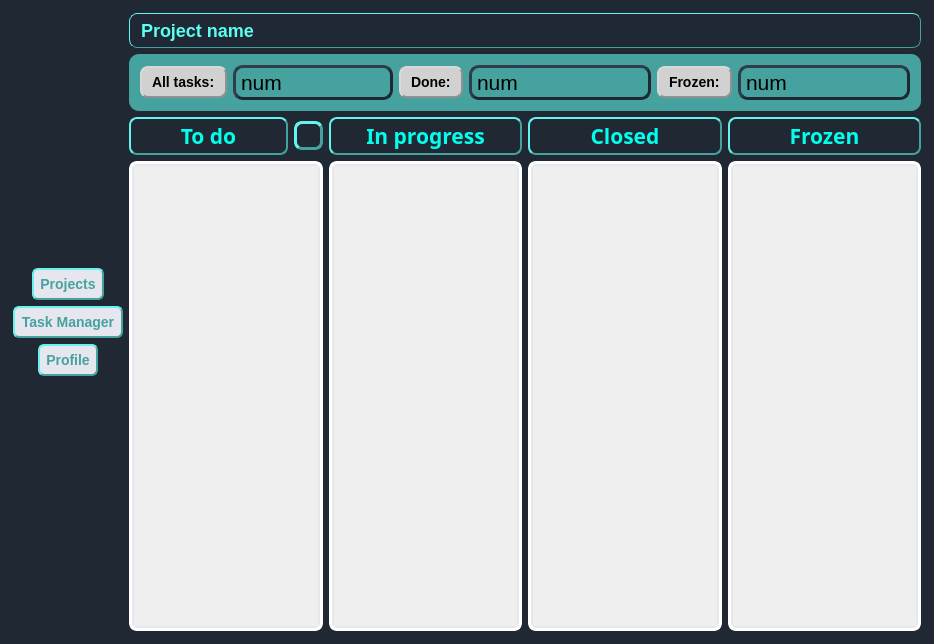
<?xml version="1.0" encoding="UTF-8"?>
<ui version="4.0">
 <class>Frame</class>
 <widget class="QFrame" name="Frame">
  <property name="enabled">
   <bool>true</bool>
  </property>
  <property name="geometry">
   <rect>
    <x>0</x>
    <y>0</y>
    <width>934</width>
    <height>644</height>
   </rect>
  </property>
  <property name="sizePolicy">
   <sizepolicy hsizetype="Expanding" vsizetype="Expanding">
    <horstretch>0</horstretch>
    <verstretch>0</verstretch>
   </sizepolicy>
  </property>
  <property name="font">
   <font>
    <family>.SF Soft Numeric</family>
    <pointsize>19</pointsize>
    <weight>75</weight>
    <italic>false</italic>
    <bold>true</bold>
   </font>
  </property>
  <property name="mouseTracking">
   <bool>false</bool>
  </property>
  <property name="windowTitle">
   <string extracomment=" ">Frame</string>
  </property>
  <property name="autoFillBackground">
   <bool>false</bool>
  </property>
  <property name="styleSheet">
   <string notr="true">QFrame{
    border: 2px;
    border-radius: 4px;
    padding: 2px;
    background-color: #1F2833;
}</string>
  </property>
  <property name="frameShape">
   <enum>QFrame::StyledPanel</enum>
  </property>
  <property name="frameShadow">
   <enum>QFrame::Raised</enum>
  </property>
  <layout class="QHBoxLayout" name="horizontalLayout_9">
   <item>
    <layout class="QVBoxLayout" name="verticalLayout_6">
     <property name="sizeConstraint">
      <enum>QLayout::SetNoConstraint</enum>
     </property>
     <item>
      <spacer name="verticalSpacer">
       <property name="orientation">
        <enum>Qt::Vertical</enum>
       </property>
       <property name="sizeHint" stdset="0">
        <size>
         <width>20</width>
         <height>40</height>
        </size>
       </property>
      </spacer>
     </item>
     <item alignment="Qt::AlignHCenter">
      <widget class="QPushButton" name="projectsBtn">
       <property name="enabled">
        <bool>true</bool>
       </property>
       <property name="sizePolicy">
        <sizepolicy hsizetype="Fixed" vsizetype="Fixed">
         <horstretch>0</horstretch>
         <verstretch>0</verstretch>
        </sizepolicy>
       </property>
       <property name="font">
        <font>
         <pointsize>-1</pointsize>
         <weight>75</weight>
         <italic>false</italic>
         <bold>true</bold>
        </font>
       </property>
       <property name="autoFillBackground">
        <bool>false</bool>
       </property>
       <property name="styleSheet">
        <string notr="true">QPushButton {
    background-color: rgb(230, 230, 238);
    border-style: outset;
    border-width: 2px;
    border-radius: 6px;
    border-color: #45A29E;
    font: bold 14px;
    min-width: 6em;
    padding: 6px;
    color: #45A29E;
}</string>
       </property>
       <property name="text">
        <string>Projects</string>
       </property>
       <property name="autoDefault">
        <bool>false</bool>
       </property>
       <property name="flat">
        <bool>false</bool>
       </property>
      </widget>
     </item>
     <item alignment="Qt::AlignHCenter">
      <widget class="QPushButton" name="taskManagerBtn">
       <property name="enabled">
        <bool>true</bool>
       </property>
       <property name="sizePolicy">
        <sizepolicy hsizetype="Fixed" vsizetype="Fixed">
         <horstretch>0</horstretch>
         <verstretch>0</verstretch>
        </sizepolicy>
       </property>
       <property name="font">
        <font>
         <pointsize>-1</pointsize>
         <weight>75</weight>
         <italic>false</italic>
         <bold>true</bold>
        </font>
       </property>
       <property name="styleSheet">
        <string notr="true">QPushButton {
    background-color: rgb(230, 230, 238);
    border-style: outset;
    border-width: 2px;
    border-radius: 6px;
    border-color: #45A29E;
    font: bold 14px;
    min-width: 6em;
    padding: 6px;
    color: #45A29E;
}</string>
       </property>
       <property name="text">
        <string>Task Manager</string>
       </property>
       <property name="checkable">
        <bool>false</bool>
       </property>
       <property name="autoRepeat">
        <bool>false</bool>
       </property>
       <property name="autoDefault">
        <bool>false</bool>
       </property>
       <property name="default">
        <bool>false</bool>
       </property>
       <property name="flat">
        <bool>false</bool>
       </property>
      </widget>
     </item>
     <item alignment="Qt::AlignHCenter">
      <widget class="QPushButton" name="profileBtn">
       <property name="enabled">
        <bool>true</bool>
       </property>
       <property name="sizePolicy">
        <sizepolicy hsizetype="Fixed" vsizetype="Fixed">
         <horstretch>0</horstretch>
         <verstretch>0</verstretch>
        </sizepolicy>
       </property>
       <property name="font">
        <font>
         <pointsize>-1</pointsize>
         <weight>75</weight>
         <italic>false</italic>
         <bold>true</bold>
        </font>
       </property>
       <property name="styleSheet">
        <string notr="true">QPushButton {
    background-color: rgb(230, 230, 238);
    border-style: outset;
    border-width: 2px;
    border-radius: 6px;
    border-color: #45A29E;
    font: bold 14px;
    min-width: 6em;
    padding: 6px;
    color: #45A29E;
}</string>
       </property>
       <property name="text">
        <string>Profile</string>
       </property>
       <property name="flat">
        <bool>false</bool>
       </property>
      </widget>
     </item>
     <item>
      <spacer name="verticalSpacer_2">
       <property name="orientation">
        <enum>Qt::Vertical</enum>
       </property>
       <property name="sizeHint" stdset="0">
        <size>
         <width>20</width>
         <height>40</height>
        </size>
       </property>
      </spacer>
     </item>
    </layout>
   </item>
   <item>
    <layout class="QVBoxLayout" name="verticalLayout_4">
     <item>
      <layout class="QVBoxLayout" name="verticalLayout_2">
       <item>
        <widget class="QLabel" name="project_name_title">
         <property name="sizePolicy">
          <sizepolicy hsizetype="Expanding" vsizetype="Fixed">
           <horstretch>0</horstretch>
           <verstretch>0</verstretch>
          </sizepolicy>
         </property>
         <property name="font">
          <font>
           <pointsize>-1</pointsize>
           <weight>75</weight>
           <italic>false</italic>
           <bold>true</bold>
          </font>
         </property>
         <property name="mouseTracking">
          <bool>true</bool>
         </property>
         <property name="autoFillBackground">
          <bool>false</bool>
         </property>
         <property name="styleSheet">
          <string notr="true">QLabel {
    background-color: #1F2834;
    border-style: outset;
    border-width: 1px;
    border-radius: 8px;
    border-color: #45A29E;
    font: bold 18px;
    min-width: 6em;
    padding: 6px;
  color: white;
}</string>
         </property>
         <property name="frameShape">
          <enum>QFrame::NoFrame</enum>
         </property>
         <property name="text">
          <string>&lt;html&gt;&lt;head/&gt;&lt;body&gt;&lt;p&gt;&lt;span style=&quot; color:#5affef;&quot;&gt;Project name&lt;/span&gt;&lt;/p&gt;&lt;/body&gt;&lt;/html&gt;</string>
         </property>
         <property name="textFormat">
          <enum>Qt::AutoText</enum>
         </property>
         <property name="scaledContents">
          <bool>false</bool>
         </property>
         <property name="wordWrap">
          <bool>false</bool>
         </property>
        </widget>
       </item>
       <item>
        <layout class="QGridLayout" name="gridLayout">
         <property name="sizeConstraint">
          <enum>QLayout::SetNoConstraint</enum>
         </property>
         <item row="0" column="0">
          <widget class="QFrame" name="tasks_info">
           <property name="sizePolicy">
            <sizepolicy hsizetype="Expanding" vsizetype="Fixed">
             <horstretch>0</horstretch>
             <verstretch>0</verstretch>
            </sizepolicy>
           </property>
           <property name="styleSheet">
            <string notr="true">QFrame{
    border: 2px #6F6F6F;
    border-radius: 10px;
    padding: 2px;
    background-color: #45A29E;
}</string>
           </property>
           <layout class="QHBoxLayout" name="horizontalLayout_7">
            <item>
             <layout class="QHBoxLayout" name="horizontalLayout_6">
              <item>
               <layout class="QHBoxLayout" name="horizontalLayout">
                <item>
                 <widget class="QLabel" name="all_tasks_numb">
                  <property name="sizePolicy">
                   <sizepolicy hsizetype="Fixed" vsizetype="Fixed">
                    <horstretch>0</horstretch>
                    <verstretch>0</verstretch>
                   </sizepolicy>
                  </property>
                  <property name="styleSheet">
                   <string notr="true">QLabel {
    background-color: #D1D1D1;
    border-style: outset;
    border-width: 2px;
    border-radius: 8px;
    border-color: #919191;
    font: bold 14px;
    min-width: 6em;
    padding: 6px;
    color: black;
}
</string>
                  </property>
                  <property name="text">
                   <string>All tasks:</string>
                  </property>
                 </widget>
                </item>
                <item>
                 <widget class="QLabel" name="labelAllTask">
                  <property name="sizePolicy">
                   <sizepolicy hsizetype="Expanding" vsizetype="Fixed">
                    <horstretch>0</horstretch>
                    <verstretch>0</verstretch>
                   </sizepolicy>
                  </property>
                  <property name="styleSheet">
                   <string notr="true">QLabel{
    padding: 2px;
    background-color: #45A29E;
    border-style: outset;
    border-width: 3px;
    border-radius: 10px;
    border-color: #1F2833;
}
</string>
                  </property>
                  <property name="text">
                   <string>&lt;html&gt;&lt;head/&gt;&lt;body&gt;&lt;p&gt;&lt;span style=&quot; font-size:16pt;&quot;&gt;num&lt;/span&gt;&lt;/p&gt;&lt;/body&gt;&lt;/html&gt;</string>
                  </property>
                 </widget>
                </item>
               </layout>
              </item>
              <item>
               <layout class="QHBoxLayout" name="horizontalLayout_2">
                <item>
                 <widget class="QLabel" name="done_tasks_numb">
                  <property name="sizePolicy">
                   <sizepolicy hsizetype="Fixed" vsizetype="Fixed">
                    <horstretch>0</horstretch>
                    <verstretch>0</verstretch>
                   </sizepolicy>
                  </property>
                  <property name="styleSheet">
                   <string notr="true">QLabel {
    background-color: #D1D1D1;
    border-style: outset;
    border-width: 2px;
    border-radius: 8px;
    border-color: #919191;
    font: bold 14px;
    min-width: 6em;
    padding: 6px;
    color: black;
}
</string>
                  </property>
                  <property name="text">
                   <string>Done:</string>
                  </property>
                 </widget>
                </item>
                <item>
                 <widget class="QLabel" name="labelDone">
                  <property name="sizePolicy">
                   <sizepolicy hsizetype="Expanding" vsizetype="Fixed">
                    <horstretch>0</horstretch>
                    <verstretch>0</verstretch>
                   </sizepolicy>
                  </property>
                  <property name="styleSheet">
                   <string notr="true">QLabel{
    padding: 2px;
    background-color: #45A29E;
    border-style: outset;
    border-width: 3px;
    border-radius: 10px;
    border-color: #1F2833;
}
</string>
                  </property>
                  <property name="text">
                   <string>&lt;html&gt;&lt;head/&gt;&lt;body&gt;&lt;p&gt;&lt;span style=&quot; font-size:16pt;&quot;&gt;num&lt;/span&gt;&lt;/p&gt;&lt;/body&gt;&lt;/html&gt;</string>
                  </property>
                 </widget>
                </item>
               </layout>
              </item>
              <item>
               <layout class="QHBoxLayout" name="horizontalLayout_4">
                <item>
                 <widget class="QLabel" name="frozen_tasks_numb">
                  <property name="sizePolicy">
                   <sizepolicy hsizetype="Fixed" vsizetype="Fixed">
                    <horstretch>0</horstretch>
                    <verstretch>0</verstretch>
                   </sizepolicy>
                  </property>
                  <property name="styleSheet">
                   <string notr="true">QLabel {
    background-color: #D1D1D1;
    border-style: outset;
    border-width: 2px;
    border-radius: 8px;
    border-color: #919191;
    font: bold 14px;
    min-width: 6em;
    padding: 6px;
    color: black;
}
</string>
                  </property>
                  <property name="text">
                   <string>Frozen:</string>
                  </property>
                 </widget>
                </item>
                <item>
                 <widget class="QLabel" name="labelFrozen">
                  <property name="sizePolicy">
                   <sizepolicy hsizetype="Expanding" vsizetype="Fixed">
                    <horstretch>0</horstretch>
                    <verstretch>0</verstretch>
                   </sizepolicy>
                  </property>
                  <property name="styleSheet">
                   <string notr="true">QLabel{
    padding: 2px;
    background-color: #45A29E;
    border-style: outset;
    border-width: 3px;
    border-radius: 10px;
    border-color: #1F2833;
}
</string>
                  </property>
                  <property name="text">
                   <string>&lt;html&gt;&lt;head/&gt;&lt;body&gt;&lt;p&gt;&lt;span style=&quot; font-size:16pt;&quot;&gt;num&lt;/span&gt;&lt;/p&gt;&lt;/body&gt;&lt;/html&gt;</string>
                  </property>
                 </widget>
                </item>
               </layout>
              </item>
             </layout>
            </item>
           </layout>
          </widget>
         </item>
        </layout>
       </item>
      </layout>
     </item>
     <item>
      <layout class="QHBoxLayout" name="horizontalLayout_5">
       <item>
        <layout class="QHBoxLayout" name="horizontalLayout_3">
         <item>
          <widget class="QLabel" name="label_4">
           <property name="sizePolicy">
            <sizepolicy hsizetype="Expanding" vsizetype="Fixed">
             <horstretch>0</horstretch>
             <verstretch>0</verstretch>
            </sizepolicy>
           </property>
           <property name="font">
            <font>
             <family>Impact</family>
             <pointsize>16</pointsize>
             <weight>75</weight>
             <italic>false</italic>
             <bold>true</bold>
            </font>
           </property>
           <property name="styleSheet">
            <string notr="true">QLabel{
    padding: 2px;
    background-color: #1F2833;
    border-style: outset;
    border-width: 2px;
    border-radius: 8px;
    border-color: #45A29E;
}</string>
           </property>
           <property name="text">
            <string>&lt;html&gt;&lt;head/&gt;&lt;body&gt;&lt;p&gt;&lt;span style=&quot; color:#00ffec;&quot;&gt;To do&lt;/span&gt;&lt;/p&gt;&lt;/body&gt;&lt;/html&gt;</string>
           </property>
           <property name="alignment">
            <set>Qt::AlignCenter</set>
           </property>
          </widget>
         </item>
         <item>
          <widget class="QToolButton" name="pushButtonAddTask">
           <property name="styleSheet">
            <string notr="true">QToolButton{
    border-radius: 4px;
    border-style: outset;
    border-width: 3px;
    border-radius: 8px;
    border-color: #45A29E;
    padding: 2px;
    background-color: #1F2833;
}
</string>
           </property>
           <property name="text">
            <string/>
           </property>
           <property name="icon">
            <iconset>
             <normaloff>D:/resourses.qrc/plus.png</normaloff>D:/resourses.qrc/plus.png</iconset>
           </property>
          </widget>
         </item>
        </layout>
       </item>
       <item>
        <widget class="QLabel" name="label_5">
         <property name="sizePolicy">
          <sizepolicy hsizetype="Expanding" vsizetype="Fixed">
           <horstretch>0</horstretch>
           <verstretch>0</verstretch>
          </sizepolicy>
         </property>
         <property name="font">
          <font>
           <family>Impact</family>
           <pointsize>16</pointsize>
           <weight>75</weight>
           <italic>false</italic>
           <bold>true</bold>
          </font>
         </property>
         <property name="styleSheet">
          <string notr="true">QLabel{
    padding: 2px;
    background-color: #1F2833;
    border-style: outset;
    border-width: 2px;
    border-radius: 8px;
    border-color: #45A29E;
}</string>
         </property>
         <property name="text">
          <string>&lt;html&gt;&lt;head/&gt;&lt;body&gt;&lt;p&gt;&lt;span style=&quot; color:#00ffed;&quot;&gt;In progress&lt;/span&gt;&lt;/p&gt;&lt;/body&gt;&lt;/html&gt;</string>
         </property>
         <property name="alignment">
          <set>Qt::AlignCenter</set>
         </property>
        </widget>
       </item>
       <item>
        <widget class="QLabel" name="label_6">
         <property name="sizePolicy">
          <sizepolicy hsizetype="Expanding" vsizetype="Fixed">
           <horstretch>0</horstretch>
           <verstretch>0</verstretch>
          </sizepolicy>
         </property>
         <property name="font">
          <font>
           <family>Impact</family>
           <pointsize>16</pointsize>
           <weight>75</weight>
           <italic>false</italic>
           <bold>true</bold>
          </font>
         </property>
         <property name="styleSheet">
          <string notr="true">QLabel{
    padding: 2px;
    background-color: #1F2833;
    border-style: outset;
    border-width: 2px;
    border-radius: 8px;
    border-color: #45A29E;
}</string>
         </property>
         <property name="text">
          <string>&lt;html&gt;&lt;head/&gt;&lt;body&gt;&lt;p&gt;&lt;span style=&quot; color:#00ffec;&quot;&gt;Closed&lt;/span&gt;&lt;/p&gt;&lt;/body&gt;&lt;/html&gt;</string>
         </property>
         <property name="alignment">
          <set>Qt::AlignCenter</set>
         </property>
        </widget>
       </item>
       <item>
        <widget class="QLabel" name="label_7">
         <property name="sizePolicy">
          <sizepolicy hsizetype="Expanding" vsizetype="Fixed">
           <horstretch>0</horstretch>
           <verstretch>0</verstretch>
          </sizepolicy>
         </property>
         <property name="font">
          <font>
           <family>Impact</family>
           <pointsize>16</pointsize>
           <weight>75</weight>
           <italic>false</italic>
           <bold>true</bold>
          </font>
         </property>
         <property name="styleSheet">
          <string notr="true">QLabel{
    padding: 2px;
    background-color: #1F2833;
    border-style: outset;
    border-width: 2px;
    border-radius: 8px;
    border-color: #45A29E;
}</string>
         </property>
         <property name="text">
          <string>&lt;html&gt;&lt;head/&gt;&lt;body&gt;&lt;p&gt;&lt;span style=&quot; color:#00ffec;&quot;&gt;Frozen&lt;/span&gt;&lt;/p&gt;&lt;/body&gt;&lt;/html&gt;</string>
         </property>
         <property name="alignment">
          <set>Qt::AlignCenter</set>
         </property>
        </widget>
       </item>
      </layout>
     </item>
     <item>
      <layout class="QHBoxLayout" name="horizontalLayout_8">
       <item>
        <layout class="QVBoxLayout" name="to_do">
         <item>
          <widget class="QScrollArea" name="scrollArea1">
           <property name="styleSheet">
            <string notr="true">QScrollArea{
    border-radius: 4px;
    border-style: outset;
    border-width: 3px;
    border-radius: 8px;
    border-color: white;
    padding: 2px;
    background-color: rgb(230, 230, 238);
}</string>
           </property>
           <property name="widgetResizable">
            <bool>true</bool>
           </property>
           <widget class="QWidget" name="scrollAreaWidgetContents">
            <property name="geometry">
             <rect>
              <x>0</x>
              <y>0</y>
              <width>183</width>
              <height>475</height>
             </rect>
            </property>
            <layout class="QVBoxLayout" name="verticalLayout_3">
             <item>
              <layout class="QVBoxLayout" name="verticalLayoutToDo"/>
             </item>
            </layout>
           </widget>
          </widget>
         </item>
        </layout>
       </item>
       <item>
        <layout class="QVBoxLayout" name="in_progress">
         <item>
          <widget class="QScrollArea" name="scrollArea2">
           <property name="styleSheet">
            <string notr="true">QScrollArea{
    border-radius: 4px;
    border-style: outset;
    border-width: 3px;
    border-radius: 8px;
    border-color: white;
    padding: 2px;
    background-color: rgb(230, 230, 238);
}</string>
           </property>
           <property name="widgetResizable">
            <bool>true</bool>
           </property>
           <widget class="QWidget" name="scrollAreaWidgetContents_3">
            <property name="geometry">
             <rect>
              <x>0</x>
              <y>0</y>
              <width>182</width>
              <height>475</height>
             </rect>
            </property>
            <layout class="QVBoxLayout" name="verticalLayout_7">
             <item>
              <layout class="QVBoxLayout" name="verticalLayoutInProgress"/>
             </item>
            </layout>
           </widget>
          </widget>
         </item>
        </layout>
       </item>
       <item>
        <layout class="QVBoxLayout" name="closed">
         <item>
          <widget class="QScrollArea" name="scrollArea3">
           <property name="styleSheet">
            <string notr="true">QScrollArea{
    border-radius: 4px;
    border-style: outset;
    border-width: 3px;
    border-radius: 8px;
    border-color: white;
    padding: 2px;
    background-color: rgb(230, 230, 238);
}</string>
           </property>
           <property name="widgetResizable">
            <bool>true</bool>
           </property>
           <widget class="QWidget" name="scrollAreaWidgetContents_4">
            <property name="geometry">
             <rect>
              <x>0</x>
              <y>0</y>
              <width>183</width>
              <height>475</height>
             </rect>
            </property>
            <layout class="QVBoxLayout" name="verticalLayout_9">
             <item>
              <layout class="QVBoxLayout" name="verticalLayoutClosed"/>
             </item>
            </layout>
           </widget>
          </widget>
         </item>
        </layout>
       </item>
       <item>
        <layout class="QVBoxLayout" name="frozen">
         <item>
          <widget class="QScrollArea" name="scrollArea4">
           <property name="styleSheet">
            <string notr="true">QScrollArea{
    border-radius: 4px;
    border-style: outset;
    border-width: 3px;
    border-radius: 8px;
    border-color: white;
    padding: 2px;
    background-color: rgb(230, 230, 238);
}</string>
           </property>
           <property name="widgetResizable">
            <bool>true</bool>
           </property>
           <widget class="QWidget" name="scrollAreaWidgetContents_5">
            <property name="geometry">
             <rect>
              <x>0</x>
              <y>0</y>
              <width>182</width>
              <height>475</height>
             </rect>
            </property>
            <layout class="QVBoxLayout" name="verticalLayout_11">
             <item>
              <layout class="QVBoxLayout" name="verticalLayoutFrozen"/>
             </item>
            </layout>
           </widget>
          </widget>
         </item>
        </layout>
       </item>
      </layout>
     </item>
    </layout>
   </item>
  </layout>
 </widget>
 <resources/>
 <connections/>
</ui>
